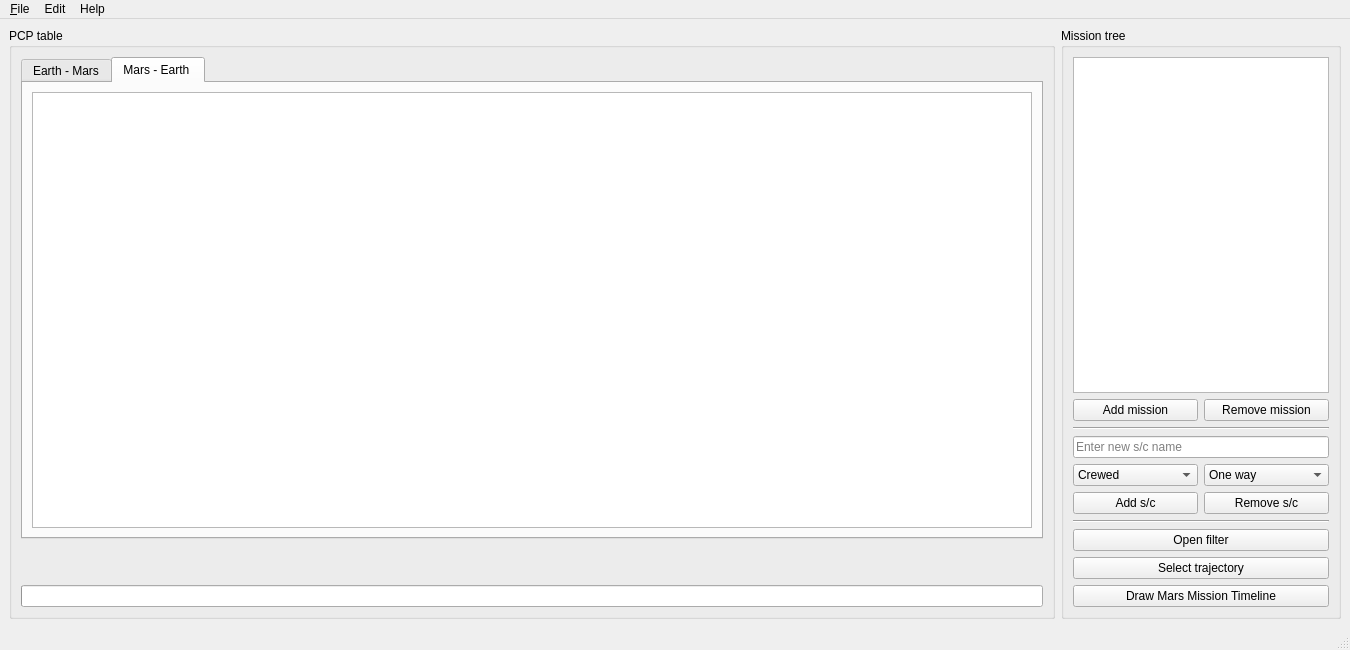
<?xml version="1.0" encoding="UTF-8"?>
<ui version="4.0">
 <class>main_window</class>
 <widget class="QMainWindow" name="main_window">
  <property name="geometry">
   <rect>
    <x>0</x>
    <y>0</y>
    <width>1350</width>
    <height>650</height>
   </rect>
  </property>
  <property name="sizePolicy">
   <sizepolicy hsizetype="Maximum" vsizetype="Preferred">
    <horstretch>0</horstretch>
    <verstretch>0</verstretch>
   </sizepolicy>
  </property>
  <property name="minimumSize">
   <size>
    <width>1024</width>
    <height>600</height>
   </size>
  </property>
  <property name="baseSize">
   <size>
    <width>1024</width>
    <height>960</height>
   </size>
  </property>
  <property name="windowTitle">
   <string>SONET Mars Mission Timeline</string>
  </property>
  <property name="tabShape">
   <enum>QTabWidget::Rounded</enum>
  </property>
  <property name="unifiedTitleAndToolBarOnMac">
   <bool>true</bool>
  </property>
  <widget class="QWidget" name="centralwidget">
   <layout class="QGridLayout" name="gridLayout">
    <item row="0" column="1">
     <widget class="QGroupBox" name="sonet_mission_tree_qgb">
      <property name="sizePolicy">
       <sizepolicy hsizetype="Maximum" vsizetype="Preferred">
        <horstretch>0</horstretch>
        <verstretch>0</verstretch>
       </sizepolicy>
      </property>
      <property name="title">
       <string>Mission tree</string>
      </property>
      <layout class="QVBoxLayout" name="verticalLayout_2">
       <item>
        <widget class="QListView" name="sonet_mission_tree_qlv">
         <property name="selectionMode">
          <enum>QAbstractItemView::ExtendedSelection</enum>
         </property>
         <property name="selectionBehavior">
          <enum>QAbstractItemView::SelectRows</enum>
         </property>
        </widget>
       </item>
       <item>
        <layout class="QHBoxLayout" name="sonet_add_rm_mission_qhbox">
         <item>
          <widget class="QPushButton" name="sonet_add_mission_qpb">
           <property name="toolTip">
            <string>Create new mission</string>
           </property>
           <property name="text">
            <string>Add mission</string>
           </property>
          </widget>
         </item>
         <item>
          <widget class="QPushButton" name="sonet_remove_mission_qpb">
           <property name="toolTip">
            <string>Remove mission</string>
           </property>
           <property name="text">
            <string>Remove mission</string>
           </property>
          </widget>
         </item>
        </layout>
       </item>
       <item>
        <widget class="Line" name="line">
         <property name="orientation">
          <enum>Qt::Horizontal</enum>
         </property>
        </widget>
       </item>
       <item>
        <widget class="QLineEdit" name="sonet_sc_name_le">
         <property name="toolTip">
          <string>Enter new s/c name</string>
         </property>
         <property name="statusTip">
          <string/>
         </property>
         <property name="placeholderText">
          <string>Enter new s/c name</string>
         </property>
        </widget>
       </item>
       <item>
        <layout class="QHBoxLayout" name="sonet_spacecraft_type_qhbox">
         <item>
          <widget class="QComboBox" name="sonet_spacecraft_type_qcmb">
           <property name="toolTip">
            <string>Select payload</string>
           </property>
           <item>
            <property name="text">
             <string>Crewed</string>
            </property>
           </item>
           <item>
            <property name="text">
             <string>Cargo</string>
            </property>
           </item>
          </widget>
         </item>
         <item>
          <widget class="QComboBox" name="sonet_spacecraft_type_has_return_trajectory_qcmb">
           <property name="toolTip">
            <string>Select type of trip</string>
           </property>
           <item>
            <property name="text">
             <string>One way</string>
            </property>
           </item>
           <item>
            <property name="text">
             <string>Two way</string>
            </property>
           </item>
          </widget>
         </item>
        </layout>
       </item>
       <item>
        <layout class="QHBoxLayout" name="sonet_add_rm_sc_qhbox">
         <item>
          <widget class="QPushButton" name="sonet_add_spacecraft_qpb">
           <property name="toolTip">
            <string>Create new s/c</string>
           </property>
           <property name="text">
            <string>Add s/c</string>
           </property>
          </widget>
         </item>
         <item>
          <widget class="QPushButton" name="sonet_remove_spacecraft_qpb">
           <property name="toolTip">
            <string>Remove s/c</string>
           </property>
           <property name="text">
            <string>Remove s/c</string>
           </property>
          </widget>
         </item>
        </layout>
       </item>
       <item>
        <widget class="Line" name="line_3">
         <property name="orientation">
          <enum>Qt::Horizontal</enum>
         </property>
        </widget>
       </item>
       <item>
        <widget class="QPushButton" name="sonet_pcp_filter_qpb">
         <property name="toolTip">
          <string>Apply filter</string>
         </property>
         <property name="text">
          <string>Open filter</string>
         </property>
        </widget>
       </item>
       <item>
        <widget class="QPushButton" name="sonet_select_trajectory_qpb">
         <property name="toolTip">
          <string>Select trajectory</string>
         </property>
         <property name="text">
          <string>Select trajectory</string>
         </property>
        </widget>
       </item>
       <item>
        <widget class="QPushButton" name="sonet_draw_qpb">
         <property name="text">
          <string>Draw Mars Mission Timeline</string>
         </property>
        </widget>
       </item>
       <item>
        <layout class="QHBoxLayout" name="sonet_style_picker_qhlayout"/>
       </item>
      </layout>
     </widget>
    </item>
    <item row="0" column="0">
     <widget class="QGroupBox" name="sonet_pcp_table_qgb">
      <property name="title">
       <string>PCP table</string>
      </property>
      <layout class="QVBoxLayout" name="verticalLayout">
       <item>
        <widget class="QTabWidget" name="sonet_pcp_tabs_qtw">
         <property name="currentIndex">
          <number>1</number>
         </property>
         <widget class="QWidget" name="sonet_pcp_table_transit_1">
          <attribute name="title">
           <string>Earth - Mars</string>
          </attribute>
          <layout class="QVBoxLayout" name="verticalLayout_4">
           <item>
            <widget class="QTableView" name="sonet_pcp_table_qtv_outgoing">
             <property name="frameShadow">
              <enum>QFrame::Sunken</enum>
             </property>
             <property name="lineWidth">
              <number>1</number>
             </property>
             <property name="midLineWidth">
              <number>1</number>
             </property>
             <property name="selectionMode">
              <enum>QAbstractItemView::SingleSelection</enum>
             </property>
             <property name="selectionBehavior">
              <enum>QAbstractItemView::SelectRows</enum>
             </property>
            </widget>
           </item>
          </layout>
         </widget>
         <widget class="QWidget" name="sonet_pcp_table_transit_2">
          <attribute name="title">
           <string>Mars - Earth </string>
          </attribute>
          <layout class="QVBoxLayout" name="verticalLayout_3">
           <item>
            <widget class="QTableView" name="sonet_pcp_table_qtv_incoming">
             <property name="sizePolicy">
              <sizepolicy hsizetype="Preferred" vsizetype="Preferred">
               <horstretch>0</horstretch>
               <verstretch>0</verstretch>
              </sizepolicy>
             </property>
             <property name="frameShadow">
              <enum>QFrame::Sunken</enum>
             </property>
             <property name="lineWidth">
              <number>1</number>
             </property>
             <property name="midLineWidth">
              <number>1</number>
             </property>
             <property name="selectionMode">
              <enum>QAbstractItemView::SingleSelection</enum>
             </property>
             <property name="selectionBehavior">
              <enum>QAbstractItemView::SelectRows</enum>
             </property>
            </widget>
           </item>
          </layout>
         </widget>
        </widget>
       </item>
       <item>
        <widget class="QLabel" name="sonet_label_rows_filtered_visible">
         <property name="sizePolicy">
          <sizepolicy hsizetype="Preferred" vsizetype="Maximum">
           <horstretch>0</horstretch>
           <verstretch>0</verstretch>
          </sizepolicy>
         </property>
         <property name="text">
          <string/>
         </property>
        </widget>
       </item>
       <item>
        <widget class="QLabel" name="sonet_label_selected_trajectory">
         <property name="text">
          <string/>
         </property>
        </widget>
       </item>
       <item>
        <widget class="QProgressBar" name="sonet_trajectory_selection_qprogrbar">
         <property name="value">
          <number>0</number>
         </property>
         <property name="textVisible">
          <bool>false</bool>
         </property>
        </widget>
       </item>
      </layout>
     </widget>
    </item>
   </layout>
  </widget>
  <widget class="QStatusBar" name="statusbar"/>
  <widget class="QMenuBar" name="menubar">
   <property name="geometry">
    <rect>
     <x>0</x>
     <y>0</y>
     <width>1350</width>
     <height>21</height>
    </rect>
   </property>
   <widget class="QMenu" name="file">
    <property name="title">
     <string>&amp;File</string>
    </property>
    <addaction name="exit"/>
    <addaction name="separator"/>
   </widget>
   <widget class="QMenu" name="menuEdit">
    <property name="title">
     <string>Edit</string>
    </property>
   </widget>
   <widget class="QMenu" name="menuHelp">
    <property name="title">
     <string>Help</string>
    </property>
   </widget>
   <addaction name="file"/>
   <addaction name="menuEdit"/>
   <addaction name="menuHelp"/>
  </widget>
  <action name="exit">
   <property name="text">
    <string>&amp;Exit</string>
   </property>
  </action>
  <action name="open_pcp_filter">
   <property name="text">
    <string>Apply filter to PCP table</string>
   </property>
  </action>
  <action name="actionHelp">
   <property name="text">
    <string>Help</string>
   </property>
  </action>
 </widget>
 <resources/>
 <connections/>
</ui>
